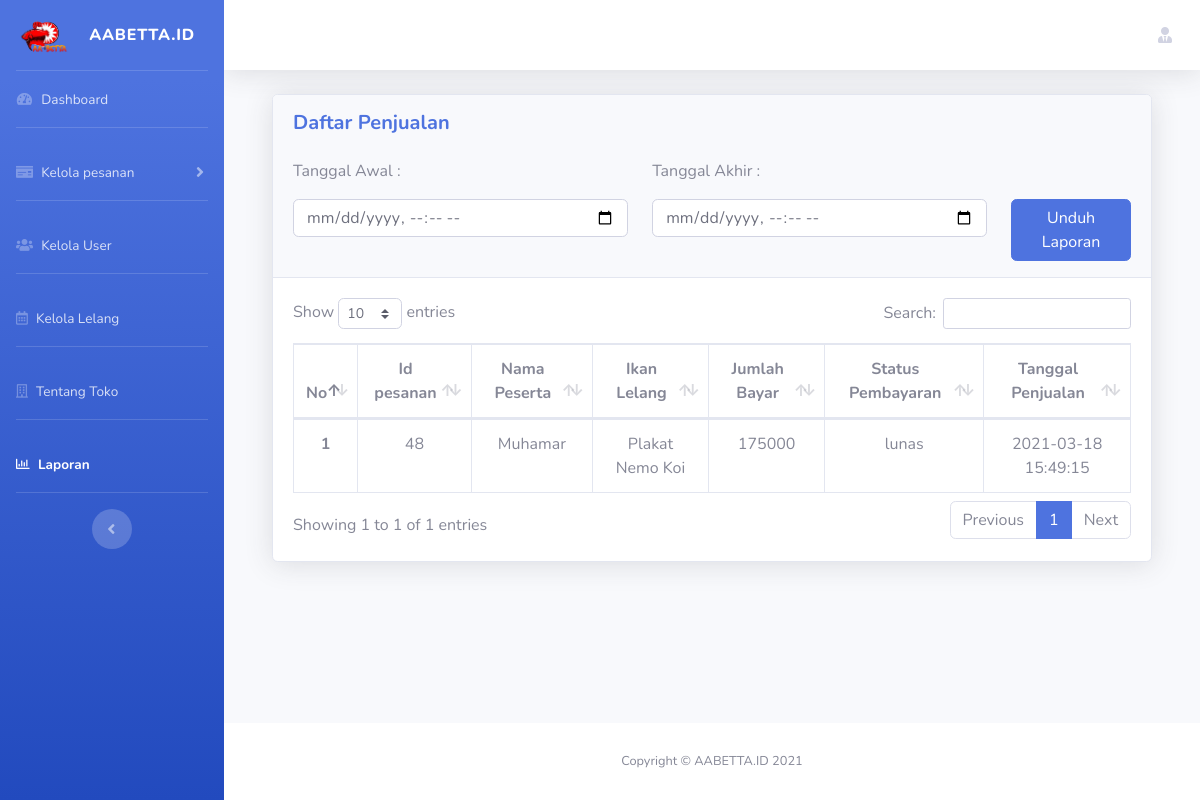
Page /index.php/laporan on the earlier database version.
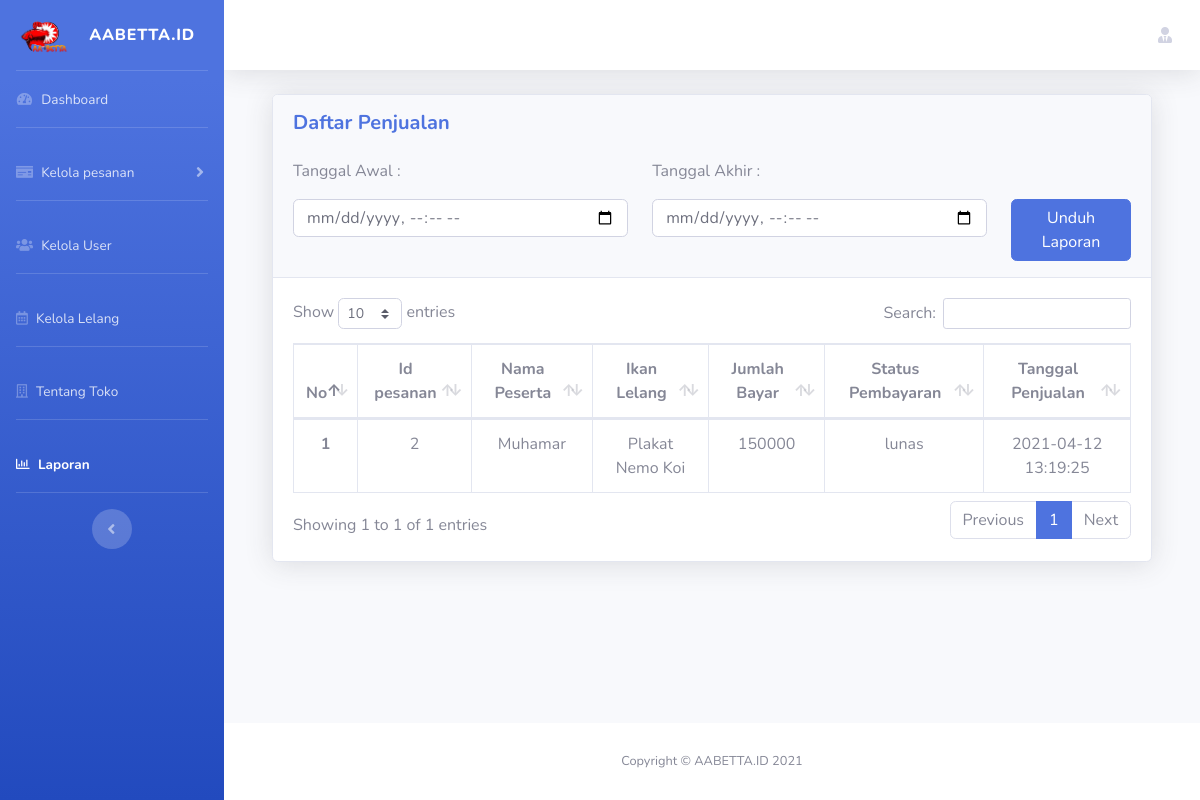
Same page on the later database version.
### tables this page shows
CREATE TABLE `pesanan` (
  `id_pesanan` int(11) NOT NULL,
  `id_peserta` int(11) NOT NULL,
  `id_lelang` int(11) NOT NULL,
  `id_tawaran` int(11) NOT NULL,
  `jumlah_bayar` int(11) NOT NULL,
  `bukti_gambar` varchar(128) DEFAULT NULL,
  `status_pembayaran` varchar(255) NOT NULL,
  `status_pengiriman` enum('proses','dikirim/selesai') DEFAULT NULL,
  `waktu_pembayaran` timestamp NULL DEFAULT current_timestamp()
);

CREATE TABLE `peserta` (
  `id_peserta` int(11) NOT NULL,
  `nama` varchar(128) NOT NULL,
  `username` varchar(128) NOT NULL,
  `nohp` varchar(115) DEFAULT NULL,
  `alamat` text DEFAULT NULL,
  `password` varchar(50) NOT NULL
);

CREATE TABLE `lelang` (
  `id_lelang` int(11) NOT NULL,
  `nama_ikan_hias` varchar(128) NOT NULL,
  `harga_buka` int(11) NOT NULL,
  `kelipatan` int(11) NOT NULL,
  `deskripsi` text NOT NULL,
  `waktu_mulai` timestamp NOT NULL DEFAULT current_timestamp(),
  `waktu_selesai` timestamp NOT NULL DEFAULT current_timestamp()
);

### application/libraries/Template.php (called while the page is built)
<?php if (!defined('BASEPATH')) exit('No direct script access allowed');
class Template
{
	var $template_data = array();
	function set($name, $value)
	{
		$this->template_data[$name] = $value;
	}
	function load($template = '', $view = '', $view_data = array(), $return = FALSE)
	{
		$this->CI = &get_instance();
		$this->set('contents', $this->CI->load->view($view, $view_data, TRUE));
		return $this->CI->load->view($template, $this->template_data, $return);
	}
}

### application/controllers/Laporan.php (called while the page is built, shortened)
<?php
class Laporan extends CI_Controller
{
    public function index()
    {
        $data['aktif'] = "laporan";
        $data['judul'] = "Halaman - Laporan";
        if ($this->input->post('awalTanggal') && $this->input->post('akhirTanggal')) {
            $data['awal'] = $this->input->post('awalTanggal');
            $data['akhir'] = $this->input->post('akhirTanggal');
            $data['pesanan'] = $this->Model_pesanan->tampilPesananFilter();
            $data['totalPenjualan'] = $this->Model_pesanan->getJumlahPenjualan();
            $this->mypdf->generate('laporan/dompdf.php', $data);
        } else {
            $data['pesanan'] = $this->Model_pesanan->tampilpesanan();
        }
        $this->template->load('template/template_dashboard.php', 'laporan/index.php', $data);
    }
}

### index.php (called while the page is built, shortened)
<?php
require_once BASEPATH.'core/CodeIgniter.php';

### application/models/Model_pesanan.php (called while the page is built, shortened)
<?php
class Model_pesanan extends CI_Model
{
    public function tampilpesanan()
    {
        $query = "SELECT * FROM pesanan INNER JOIN peserta ON pesanan.id_peserta = peserta.id_peserta INNER JOIN lelang ON pesanan.id_lelang = lelang.id_lelang ORDER BY id_pesanan DESC";
        return $this->db->query($query)->result_array();
    }
}

### application/views/laporan/index.php (the view, shortened to what this page needs)
<div class="container">
	<div class="card shadow mb-4">
		<div class="card-header py-3">
			<div class="row">
				<div class="col-md-12 col-sm-12">
					<h5 class="m-0 font-weight-bold text-primary">Daftar Penjualan</h5>
				</div>
			</div> <br>
			<div class="row">
				<div class="col-md-12 col-sm-12 text-left">
					<form action="" id="formLaporan" method="POST">
						<div class="row">
							<div class="col-md-5 col-sm-12 ">
								<p>Tanggal Awal :</p>
								<input type="datetime-local" class="form-control" name="awalTanggal" required>
							</div>
							<div class="col-md-5 col-sm-12">
								<p>Tanggal Akhir :</p>
								<input type="datetime-local" class="form-control" name="akhirTanggal" required>
							</div>
							<div class="col-md-2 col-sm-12">
								<p></p><br>
								<button type="submit" class="btn btn-primary">Unduh Laporan</button>
							</div>
						</div>
					</form>
				</div>
			</div>
		</div>
		<div class="card-body">
			<div class="table-responsive">
				<table class="table table-bordered text-center" id="dataTable" width="100%" cellspacing="0">
					<thead>
						<tr>
							<th>No</th>
							<th>Id pesanan</th>
							<th>Nama Peserta</th>
							<th>Ikan Lelang</th>
							<th>Jumlah Bayar</th>
							<th>Status Pembayaran</th>
							<th>Tanggal Penjualan</th>
						</tr>
					</thead>
					<tbody>
						<?php $i = 1; ?>
						<?php foreach ($pesanan as $pm) : ?>
						<?php if ($pm['status_pembayaran'] == 'lunas' && $pm['status_pengiriman'] == 'dikirim/selesai') : ?>
						<tr>
							<th scope="row"><?= $i++; ?></th>
							<td><?= $pm['id_pesanan']; ?></td>
							<td><?= $pm['nama']; ?></td>
							<td><?= $pm['nama_ikan_hias']; ?></td>
							<td><?= $pm['jumlah_bayar']; ?></td>
							<td><?= $pm['status_pembayaran']; ?></td>
							<td><?= $pm['waktu_pembayaran']; ?></td>
						</tr>
						<?php endif; ?>
						<?php endforeach ?>
					</tbody>
				</table>
			</div>
		</div>
	</div>
</div>

### application/views/template/template_dashboard.php (shortened to what this page needs)
<!DOCTYPE html>
<html lang="en">
<head>
    <link href="<?= base_url('assets/'); ?>vendor/fontawesome-free/css/all.min.css" rel="stylesheet" type="text/css">
    <link href="<?= base_url('assets/'); ?>css/sb-admin-2.min.css" rel="stylesheet">
    <link href="<?= base_url('assets/'); ?>vendor/datatables/dataTables.bootstrap4.min.css" rel="stylesheet">
</head>
<body id="page-top">
    <div id="wrapper">
        <ul class="navbar-nav bg-gradient-primary sidebar sidebar-dark accordion" id="accordionSidebar">
            <a class="sidebar-brand d-flex align-items-center justify-content-center" href="<?= base_url('dashboard'); ?>">
                <div class="sidebar-brand-icon ">
                    <img src="<?= base_url('assets/img/favicon/logo_png.png'); ?>" alt="" width="60px">
                </div>
                <div class="sidebar-brand-text mx-3">AABETTA.ID </div>
            </a>
            <hr class="sidebar-divider my-0">
            <li class="nav-item <?php if (isset($aktif) && $aktif == 'dashboard') {
                                    echo "active";
                                } ?>">
                <a class="nav-link" href="<?= base_url('dashboard'); ?>">
                    <i class="fas fa-fw fa-tachometer-alt"></i>
                    <span>Dashboard</span></a>
            </li>
            <hr class="sidebar-divider">
            <li class="nav-item <?php if (isset($aktif) && $aktif == 'pesanan') {
                                    echo "active";
                                } ?>"">
                <a class=" nav-link collapsed" href="#" data-toggle="collapse" data-target="#collapseTwo" aria-expanded="true" aria-controls="collapseTwo">
                <i class="fas fa-money-check"></i>
                <span>Kelola pesanan</span>
                </a>
            </li>
            <hr class="sidebar-divider">
            <li class="nav-item <?php if (isset($aktif) && $aktif == 'user') {
                                    echo "active";
                                } ?>">
                <a class="nav-link" href="<?= base_url('user'); ?>">
                    <i class="fas fa-users"></i>
                    <span>Kelola User</span></a>
            </li>
            <hr class="sidebar-divider">
            <li class="nav-item <?php if (isset($aktif) && $aktif == 'lelang') {
                                    echo "active";
                                } ?> ">
                <a class="nav-link" href="<?= base_url('lelang'); ?>">
                    <i class="far fa-calendar-alt"></i>
                    <span>Kelola Lelang</span></a>
            </li>
            <hr class="sidebar-divider">
            <li class="nav-item <?php if (isset($aktif) && $aktif == 'toko') {
                                    echo "active";
                                } ?> ">
                <a class="nav-link" href="<?= base_url('toko'); ?>">
                    <i class="far fa-building"></i>
                    <span>Tentang Toko</span></a>
            </li>
            <hr class="sidebar-divider">
            <li class="nav-item <?php if (isset($aktif) && $aktif == 'laporan') {
                                    echo "active";
                                } ?> ">
                <a class="nav-link" href="<?= base_url('laporan'); ?>">
                    <i class="far fa-chart-bar"></i>
                    <span>Laporan</span></a>
            </li>
            <hr class="sidebar-divider">
            <div class="text-center d-none d-md-inline">
                <button class="rounded-circle border-0" id="sidebarToggle"></button>
            </div>
        </ul>
        <div id="content-wrapper" class="d-flex flex-column">
            <div id="content">
                <nav class="navbar navbar-expand navbar-light bg-white topbar mb-4 static-top shadow">
                    <ul class="navbar-nav ml-auto">
                        <li class="nav-item dropdown no-arrow">
                            <a class="nav-link dropdown-toggle" href="#" id="userDropdown" role="button" data-toggle="dropdown" aria-haspopup="true" aria-expanded="false">
                                <i class="fas fa-user-tie"></i>
                            </a>
                        </li>
                    </ul>
                </nav>
                <div class="container">
                    <?= $contents; ?>
                </div>
            </div>
            <footer class="sticky-footer bg-white">
                <div class="container my-auto">
                    <div class="copyright text-center my-auto">
                        <span>Copyright &copy; AABETTA.ID 2021</span>
                    </div>
                </div>
            </footer>
        </div>
    </div>
</body>
</html>

Differences in the rows shown:
removed pesanan: id_pesanan "48", id_peserta.nama "Muhamar", id_lelang.nama_ikan_hias "Plakat Nemo Koi", jumlah_bayar "175000", status_pembayaran "lunas", waktu_pembayaran "2021-03-18 15:49:15"
added pesanan: id_pesanan "2", id_peserta.nama "Muhamar", id_lelang.nama_ikan_hias "Plakat Nemo Koi", jumlah_bayar "150000", status_pembayaran "lunas", waktu_pembayaran "2021-04-12 13:19:25"
